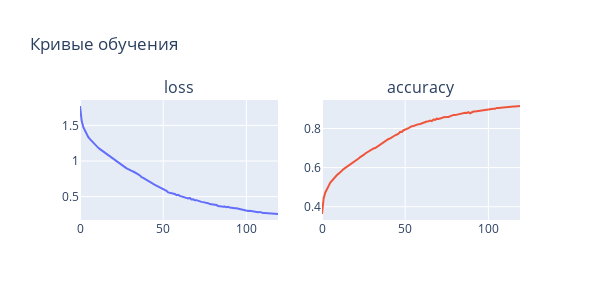

Here is the notebook cell this chart was saved with:
### Markdown cell above
#### Results
AdamW+cosine scheduler proved to be quite efficient in producing close-to-SOTA 90%+ results:

### Code cell
from plotly.subplots import make_subplots
import plotly.graph_objects as go
import h5py

epochs_range = list(range(120))
with h5py.File(metrics_file_path, 'r') as f:
    avLosses, accuracies = f['loss'][:], f['acc'][:]

fig = make_subplots(
    rows=1, cols=2,
    subplot_titles=('loss', 'accuracy'))
fig.add_trace(
    go.Scatter(x=epochs_range, y=avLosses),
    row=1, col=1
)

fig.add_trace(
    go.Scatter(x=epochs_range, y=accuracies),
    row=1, col=2
)

fig.update_layout(height=300, width=600,
                  title_text="Кривые обучения",
                  showlegend=False)
fig.show()
